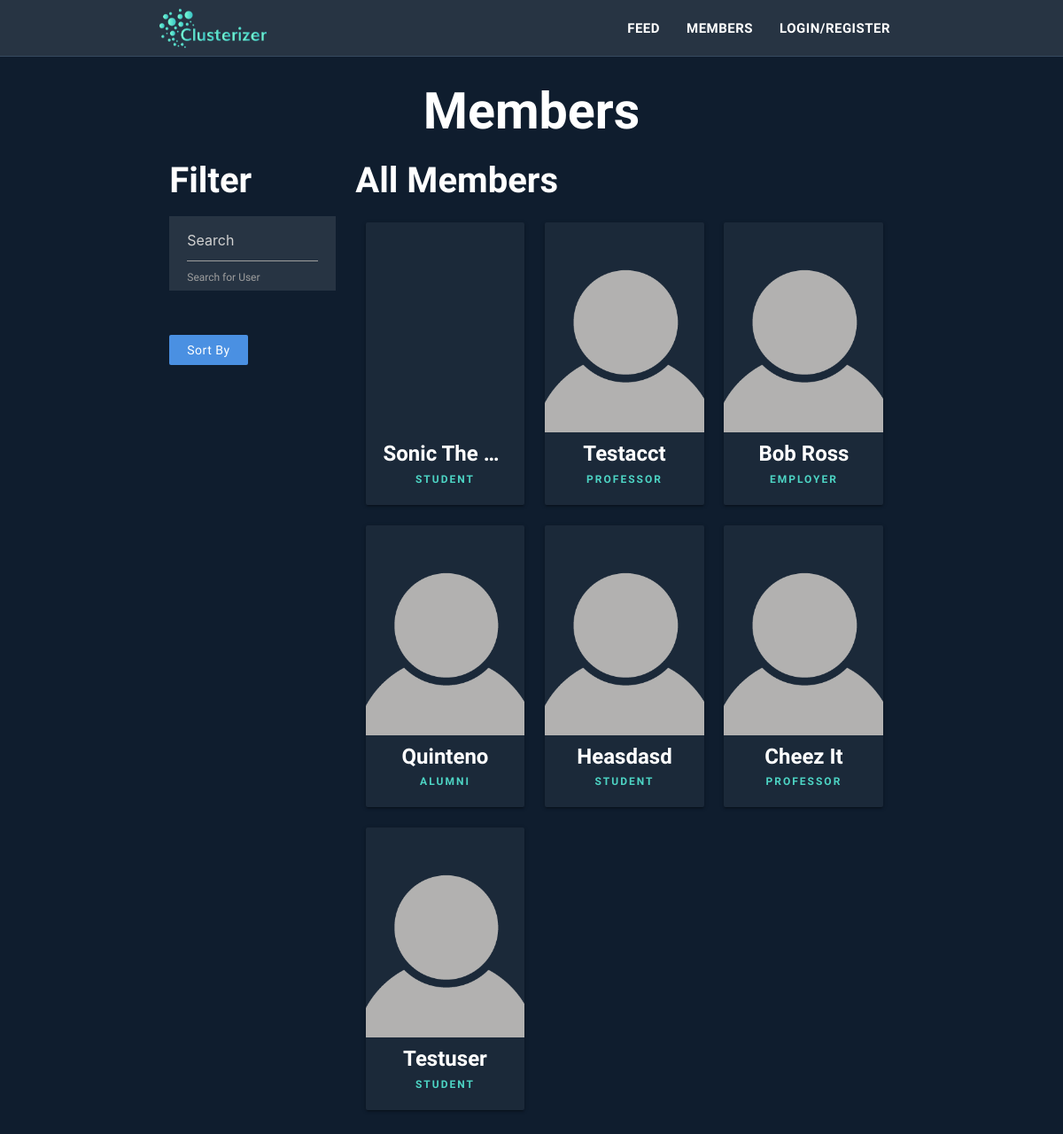
/members.php, run on the app's committed database.
### tables this page shows
CREATE TABLE `users_master` (
  `id` int(11) NOT NULL,
  `username` text NOT NULL,
  `email` text NOT NULL,
  `password` text NOT NULL,
  `type` text NOT NULL
);

CREATE TABLE `users_student` (
  `id` int(10) NOT NULL,
  `username` text NOT NULL,
  `name` varchar(70) NOT NULL,
  `picture` varchar(200) NOT NULL,
  `school_year` varchar(50) NOT NULL,
  `major` varchar(50) NOT NULL,
  `field_interests` varchar(500) NOT NULL,
  `bio` varchar(500) NOT NULL,
  `achievements` varchar(200) NOT NULL,
  `facebook` varchar(100) NOT NULL,
  `linkedin` varchar(100) NOT NULL,
  `behance` varchar(100) NOT NULL,
  `codepen` varchar(100) NOT NULL,
  `github` varchar(100) NOT NULL,
  `snapchat` varchar(100) NOT NULL,
  `instagram` varchar(100) NOT NULL,
  `tumblr` varchar(100) NOT NULL,
  `twitter` varchar(100) NOT NULL,
  `skills` varchar(500) NOT NULL,
  `software` varchar(500) NOT NULL,
  `languages` varchar(500) NOT NULL,
  `organizations` varchar(500) NOT NULL,
  `portfolio_link` varchar(350) NOT NULL,
  `resume_upload` varchar(200) NOT NULL
);

CREATE TABLE `users_professor` (
  `id` int(10) NOT NULL,
  `username` text NOT NULL,
  `name` varchar(100) NOT NULL,
  `picture` varchar(200) NOT NULL,
  `career_field` varchar(150) NOT NULL,
  `committee` varchar(250) NOT NULL,
  `research` varchar(500) NOT NULL,
  `bio` varchar(500) NOT NULL,
  `achievements` varchar(300) NOT NULL,
  `linkedin` varchar(200) NOT NULL,
  `facebook` varchar(200) NOT NULL,
  `behance` varchar(200) NOT NULL,
  `codepen` varchar(200) NOT NULL,
  `github` varchar(200) NOT NULL,
  `snapchat` varchar(100) NOT NULL,
  `instagram` varchar(100) NOT NULL,
  `tumblr` varchar(100) NOT NULL,
  `twitter` varchar(100) NOT NULL,
  `email` varchar(100) NOT NULL
);

CREATE TABLE `users_employer` (
  `id` int(10) NOT NULL,
  `username` text NOT NULL,
  `company_name` varchar(100) NOT NULL,
  `picture` varchar(200) NOT NULL,
  `company_overview` varchar(1000) NOT NULL,
  `company_address` varchar(200) NOT NULL,
  `requirements` varchar(1000) NOT NULL,
  `achievements` varchar(200) NOT NULL,
  `facebook` varchar(250) NOT NULL,
  `linkedin` varchar(250) NOT NULL,
  `website` varchar(350) NOT NULL,
  `career_link` varchar(500) NOT NULL
);

CREATE TABLE `users_alumni` (
  `id` int(10) NOT NULL,
  `username` text NOT NULL,
  `name` varchar(170) NOT NULL,
  `picture` varchar(200) NOT NULL,
  `graduate_year` varchar(4) NOT NULL,
  `major` varchar(50) NOT NULL,
  `field_interests` varchar(500) NOT NULL,
  `bio` varchar(500) NOT NULL,
  `achievements` varchar(200) NOT NULL,
  `facebook` varchar(100) NOT NULL,
  `linkedin` varchar(100) NOT NULL,
  `behance` varchar(100) NOT NULL,
  `codepen` varchar(100) NOT NULL,
  `github` varchar(100) NOT NULL,
  `snapchat` varchar(100) NOT NULL,
  `instagram` varchar(100) NOT NULL,
  `tumblr` varchar(100) NOT NULL,
  `twitter` varchar(100) NOT NULL,
  `skills` varchar(500) NOT NULL,
  `software` varchar(500) NOT NULL,
  `languages` varchar(500) NOT NULL,
  `portfolio_link` varchar(350) NOT NULL,
  `resume_upload` varchar(200) NOT NULL
);

### php/user-table.php (the view)
<?php
	include("connect.php");
	$sql = "SELECT username, type FROM users_master";
	$result = mysqli_query($connection, $sql);
	if ($result->num_rows > 0) {
		while($row = $result->fetch_assoc()) {
			$type = $row['type'];
			$username = $row["username"];
			switch($type) {
				case "student":
					$sqlSort = "SELECT name, picture FROM users_student WHERE username = '" . $username . "'";
					break;
				case "professor":
					$sqlSort = "SELECT name, picture FROM users_professor WHERE username = '" . $username . "'";
					break;
				case "employer":
					$sqlSort = "SELECT company_name, picture FROM users_employer WHERE username = '" . $username . "'";
					break;
				case "alumni":
					$sqlSort = "SELECT name, picture FROM users_alumni WHERE username = '" . $username . "'";
					break;
			}
			$resultTwo = mysqli_query($connection, $sqlSort);
			while($rowTwo = $resultTwo->fetch_assoc()) {
				if ($type == "employer") {
					$name = $rowTwo["company_name"];
					$picture = $rowTwo["picture"];
				} else {
					$name = $rowTwo["name"];
					$picture = $rowTwo["picture"];
				}
				if (empty($rowTwo['picture'])) {
					$picture = "img/default.png";
				} else {
					$picture = "img/" . $rowTwo["picture"];
				}
			}
			echo "<div class='col s6 m4 l4'>
					<div class='card member'>
						<a href='profile.php?user=" . $username . "'>
						<div class='card-image' style='background-image:url(" . $picture . ")'>
						</div>
						<div class='card-content'>
							<span class='card-title'>" . $name . "</span>
							<p class='subtitle'>" . $type . "</p>
						</div>
						</a>
					</div>
				</div>";
		}
	} else {
		echo "0 results";
	}
?>

### header.php (shortened to what this page needs)
<!doctype html>
<html lang="en">
	<head>
		<link rel="stylesheet" href="css/materialize.css">
		<link rel="stylesheet" href="css/style.css">
	</head>
	<body id="content">
		<div class="navbar-fixed">
			<nav class="" role="navigation" id="navigation">
				<div class="nav-wrapper container">
					<a href="index.php" class="brand-logo"><img src="img/logo.png"></a>
					<ul class="right hide-on-med-and-down">
						<li><a href='feed.php'>Feed</a></li>
						<li><a href='members.php'>Members</a></li>
					<?php
						if ($_SESSION['isLoggedIn'] == true) {
							echo "
								<li><a href='profile.php?user=" . $_SESSION['loggedInUsername'] . "'>My Profile</a></li>
								<li><form action='' method='POST' id='logout'>
									<input type='submit' name='login' class='btn btn-secondary' value='Logout'>
								</form></li>
							";
						} else {
							echo "<li><a href='login.php'>Login/Register</a></li>";
						}
					?>
					</ul>
				</div>
			</nav>
		</div>

### members.php (shortened to what this page needs)
<?php include("header.php"); ?>
<div class="container feed">
	<div class="row">
		<div class="col s12 center-align">
			<h1>Members</h1>
		</div>
		<div class="col s12 m12 l3 sidebar">
			<h3>Filter</h3>
			<div class="row">
				<div class="col s6 m9 l12 margin-bottom">
					<form>
						<input type="text" name="search" placeholder="Search" onkeyup="showUser(this.value)">
						<label for="search">Search for User</label>
					</form>
				</div>
				<div class="col s6 m3 l12">
					<a class='dropdown-trigger btn' href='#' data-target='dropdown1'>Sort By</a>
				</div>
			</div>
		</div>
		<div class="col s12 m12 l9 main">
			<div id="insert-main">
				<h3>All Members</h3>
				<div id="insert">
					<?php include("php/user-table.php"); ?>
				</div>
		</div>
		</div>
	</div>
</div>
<?php include("footer.php"); ?>

### footer.php (shortened to what this page needs)
	</body>
</html>

### css/style.css (style rules this page uses)
body { font-family: 'Muli', sans-serif; font-weight: 400; font-size: 10pt; background-color: #0F1D2E; color: #FFF; }
h1, h2, h3, h4, h5, h6 { font-weight: 700; font-family: 'Muli', serif; color: #FFF; }
h1 { margin-top: 0px; font-size: 43pt; }
h3 { font-size: 30pt; }
.btn { background-color: #4A90E2; border: 0; color: #FFF; font-weight: 500; line-height: 1; padding: 10px 20px; height: auto; text-transform: none; box-shadow: none; }
.margin-bottom { margin-bottom: 50px; }
input, textarea { background-color: rgba(255, 255, 255, 0.1); color: #FFF; }
#navigation { background-color: #273443; box-shadow: none; border-bottom: 1px solid #374a60; }
#navigation .nav-wrapper .brand-logo img { height: 64px; padding: 10px 0; }
#navigation .nav-wrapper ul li a { text-transform: uppercase; font-weight: 700; letter-spacing: .5px; }
.container { margin-top: 75px; }
.container.nav-wrapper { margin-top: 0; }
.feed { margin-top: 30px; }
.feed .sidebar h3 { margin-top: 0; }
.feed .sidebar form { background-color: rgba(255, 255, 255, 0.1); padding: 5px 20px; }
.feed .main h3 { margin-top: 0; }
.card { padding: 0px; background-color: rgba(255, 255, 255, 0.05); }
.card a { color: #FFF; }
.card .card-content { padding: 10px 20px 20px; }
.card.member { text-align: center; }
.card.member .card-image { height: 237px; width: 100%; overflow: hidden; background-size: cover; background-position: center center; }
.card.member .card-title { font-weight: 700; font-size: 24px; line-height: 1.2; margin-bottom: 5px; text-overflow: ellipsis; overflow: hidden; white-space: nowrap; text-transform: capitalize; }
.card.member .subtitle { text-transform: uppercase; font-weight: 800; letter-spacing: 2px; font-size: 12px; color: #4DD4C4; }

### data on the page
users_master: users_student.name "Sonic The…", type "STUDENT"
users_master: users_professor.name "Testacct", type "PROFESSOR"
users_master: users_employer.company_name "Bob Ross", type "EMPLOYER"
users_master: users_alumni.name "Quinteno", type "ALUMNI"
users_master: users_student.name "Heasdasd", type "STUDENT"
users_master: users_professor.name "Cheez It", type "PROFESSOR"
users_master: users_student.name "Testuser", type "STUDENT"
